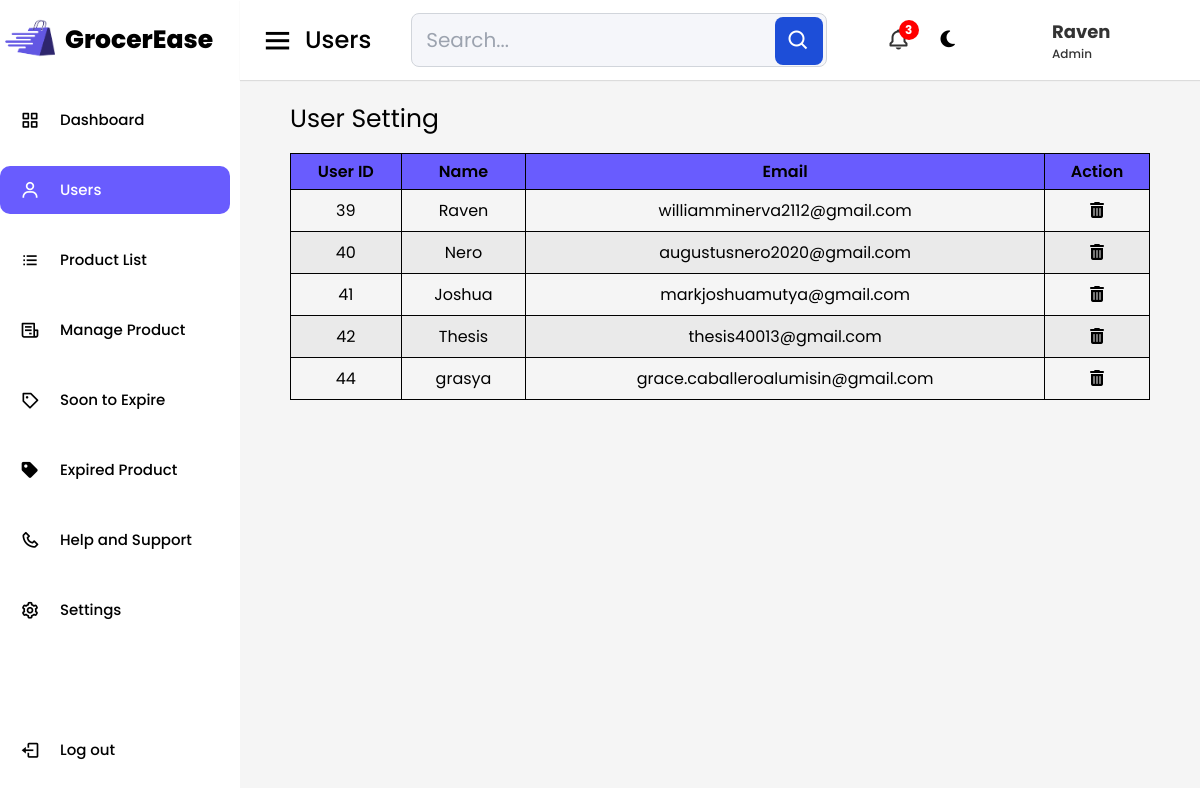
/user-setting.php (signed in), run on the app's committed database.
### tables this page shows
CREATE TABLE `users` (
  `id` int(11) NOT NULL,
  `name` varchar(50) NOT NULL,
  `email` varchar(100) NOT NULL,
  `password` varchar(255) NOT NULL,
  `code` text NOT NULL
);

### user-setting.php (the view, shortened to what this page needs)
<?php
    include 'config.php';
    $query = mysqli_query($conn, "SELECT * FROM users WHERE email='{$_SESSION['SESSION_EMAIL']}'");
    if (mysqli_num_rows($query) > 0) {
        $row = mysqli_fetch_assoc($query);
    }
?>
<!DOCTYPE php>
<php lang="en" dir="ltr">
  <head>
    <link rel="stylesheet" href="assets/css/grocerease.css" />
	  <link rel="stylesheet" href="assets/css/product-list.css">
    <script src="https://cdn.tailwindcss.com"></script>
    <link href="https://unpkg.com/boxicons@2.0.7/css/boxicons.min.css" rel="stylesheet"/>
  </head>
  <body>
    <div class="sidebar">
      <div class="logo-details">
        <img src="assets/images/favicon.png" alt="Logo" />
        <span class="logo_name">GrocerEase</span>
      </div>
      <ul class="nav-links">
        <li>
          <a href="grocerease.php">
            <i class="bx bx-grid-alt"></i>
            <span class="links_name">Dashboard</span>
          </a>
        </li>
        <li>
          <a href="user-setting.php" class="active">
            <i class="bx bx-user"></i>
            <span class="links_name">Users</span>
          </a>
        </li>
        <li>
          <a href="product-list.php">
            <i class="bx bx-list-ul"></i>
            <span class="links_name">Product List</span>
          </a>
        </li>
        <li>
          <a href="manage.php">
            <i class="bx bx-receipt"></i>
            <span class="links_name">Manage Product</span>
          </a>
        </li>
        <li>
          <a href="soon-to-expire.php">
            <i class="bx bx-purchase-tag"></i>
            <span class="links_name">Soon to Expire</span>
          </a>
        </li>
        <li>
          <a href="expired-product.php">
            <i class="bx bxs-purchase-tag"></i>
            <span class="links_name">Expired Product</span>
          </a>
        </li>
        <li>
          <a href="help-support.php">
            <i class="bx bx-phone"></i>
            <span class="links_name">Help and Support</span>
          </a>
        </li>
        <li>
          <a href="settings.php">
            <i class="bx bx-cog"></i>
            <span class="links_name">Settings</span>
          </a>
        </li>
        <li class="log_out">
          <a href="#">
            <i class="bx bx-log-out"></i>
            <span class="links_name">Log out</span>
          </a>
        </li>
      </ul>
    </div>
    <section class="home-section">
      <nav>
        <div class="sidebar-button">
          <i class="bx bx-menu sidebarBtn"></i>
          <span class="dashboard">Users</span>
        </div>
        <div class="relative h-50 max-w-650 w-full my-20 m-10 ">
          <form method="GET" action="<?php echo $_SERVER['PHP_SELF']; ?>">
            <input type="search" name="search" class="block w-full p-3 pl-3.5 text-xl text-gray-900 border border-gray-300 rounded-lg bg-[#f5f6fa] outline-none" placeholder="Search..." required>
            <button type="submit" class="text-white absolute bg-blue-700 top-1 right-1 hover:bg-blue-800 focus:ring-4 focus:outline-none focus:ring-blue-300 font-medium rounded-lg text-sm px-3 py-3 "><i class="bx bx-search text-white text-2xl"></i></button>
          </form>
        </div>
        <div class="three-box">
            <div class="notifications">
                <div class="notification-icon">
                    <i class="bx bx-bell"></i>
                    <span class="notification-count">3</span>
                </div>
            </div>
          <div id="dark-mode-icon" title="Toggle Dark/Light Mode">
            <i class="fa-solid fa-moon"></i>
          </div>
          <div class="profile-details">
            <img id="user-profile-icon" src="assets/images/default-icon.png" alt="User Profile Icon">
            <div class="names">
              <span id="user-name" class="user_name"><?php echo $row['name']; ?></span>
              <span class="admin_name">Admin</span>
            </div>
          </div>
        </div>
      </nav>
    <section>
      <div class="table-container-1">
        <h1 class="title-1">User Setting</h1>
          <table>
              <thead>
                  <tr>
                    <th>User ID</th>
                    <th>Name</th>
                    <th>Email</th>
                    <th>Action</th>
                  </tr>
              </thead>
              <tbody>
                  <?php
                  $queryTwo = "SELECT * FROM users";
                  if ($result = mysqli_query($conn, $queryTwo)) {
                    if (mysqli_num_rows($result) > 0) {
                      while ($userRow = mysqli_fetch_assoc($result)) { ?>
                        <tr>
                          <td data-table="User ID"><?php echo $userRow['id']; ?></td>
                          <td data-table="Name"><?php echo $userRow['name']; ?></td>
                          <td data-table="Email"><?php echo $userRow['email']; ?></td>
                          <td data-table="Action">
                            <a href='user-setting-delete.php?id=<?php echo $userRow['id']; ?>' class="delete-btn"><i class='fas fa-trash-alt'></i></a>
                            </div>
                          </td>
                        </tr>
                        <?php
                        }
                      } else { ?>
                        <tr>
                          <td colspan="9">** No records were found **</td>
                        </tr>
                      <?php
                      }
                    } else {
                      echo "Error executing the query: " . mysqli_error($conn);
                    }
                  ?>
    </section>
  </body>
</php>

### assets/css/grocerease.css (style rules this page uses)
* { margin: 0; padding: 0; box-sizing: border-box; font-family: "Poppins", sans-serif; scroll-behavior: smooth; }
.sidebar { position: fixed; height: 100vh; width: 250px; background: #FFF; transition: all 0.5s ease; }
.sidebar .logo-details { height: 80px; display: flex; align-items: center; }
.sidebar .logo-details img { height: 50px; margin-left: 5px; border-radius: 6px; }
.sidebar .logo-details .logo_name { color: black; font-weight: 800; font-size: 25px; margin-left: 10px; }
.sidebar .nav-links { margin-top: 10px; margin-right: 20px; }
.sidebar .nav-links li { position: relative; list-style: none; height: 60px; margin-top: 10px; display:flex; align-items: center; }
.sidebar .nav-links li a { height: 80%; width: 100%; display: flex; align-items: center; text-decoration: none; border-radius: 10px; transition: all 0.4s ease; }
.sidebar .nav-links li i { min-width: 60px; display: flex; text-align: center; justify-content: center; font-size: 20px; }
.sidebar .nav-links li a .links_name { font-size: 15px; font-weight: 500; white-space: nowrap; }
.sidebar .nav-links .log_out { position: absolute; bottom: 20px; width: 100vh; }
.sidebar .nav-links li a.active, .dark-mode .sidebar .nav-links li a.active { background: #695CFE; color: #FFF; }
.home-section { position: relative; background: #f5f5f5; min-height: 100vh; width: calc(100% - 240px); left: 240px; transition: all 0.5s ease; }
.home-section nav { display: flex; justify-content: space-between; height: 80px; background: #fff; display: flex; align-items: center; position: fixed; width: calc(100% - 240px); left: 240px; z-index: 100; padding: 0 20px; box-shadow: 0 1px 1px rgba(0, 0, 0, 0.1); transition: all 0.5s ease; }
.home-section nav .sidebar-button { display: flex; align-items: center; font-size: 24px; font-weight: 500; }
nav .sidebar-button i { font-size: 35px; margin-right: 10px; }
.home-section nav .three-box { display: flex; align-items: center; }
.home-section nav .notifications { position: relative; display: flex; align-items: center; margin-left: 20px; }
nav .notification-icon { position: relative; display: inline-block; cursor: pointer; align-items: center; margin-right: 5px; }
nav .notification-icon i { font-size: 24px; color: #333; }
nav .notification-count { position: absolute; top: -8px; right: -8px; display: flex; align-items: center; justify-content: center; width: 20px; height: 20px; background-color: red; color: #fff; font-size: 12px; font-weight: bold; border-radius: 50%; }
#dark-mode-icon { font-size: larger; cursor: pointer; padding: 15px; margin-left: 10px; margin-right: 10px; }
.home-section nav .profile-details { display: flex; align-items: center; border-radius: 6px; height: 50px; min-width: 190px; padding: 0 15px 0 2px; margin-left: 10px; }
nav .profile-details img { height: 50px; width: 50px; border-radius: 6px; object-fit: cover; transition: all 0.3s ease; }
nav .profile-details .names { display: flex; flex-direction: column; margin-left: 10px; }
nav .profile-details .user_name { font-size: 18px; font-weight: bold; color: #333; }
nav .profile-details .admin_name { font-size: 12px; font-weight: 500; color: #333; }

### assets/css/product-list.css (style rules this page uses)
* { margin: 0; padding: 0; box-sizing: border-box; }
body { font-family: 'Poppins', sans-serif; }
table { width: 100%; border-collapse: collapse; }
.table-container-1 { padding: 100px 50px; }
.title-1 { font-size: 25px; margin-bottom: 15px; }
thead tr th { font-size: 16px; font-weight: 600; opacity: 1; padding: 5px; vertical-align: top; border: 1px solid #000; background-color: #695CFE; }
tbody tr td { font-size: 16px; padding: 8px; text-align: center; border: 1px solid #000; }
tbody tr:nth-child(even) { background-color: #0000000b; }

### data on the page
users: name "Raven", id "39", email "williamminerva2112@gmail.com"
users: id "40", name "Nero", email "augustusnero2020@gmail.com"
users: id "41", name "Joshua", email "markjoshuamutya@gmail.com"
users: id "42", name "Thesis", email "thesis40013@gmail.com"
users: id "44", name "grasya", email "grace.caballeroalumisin@gmail.com"
